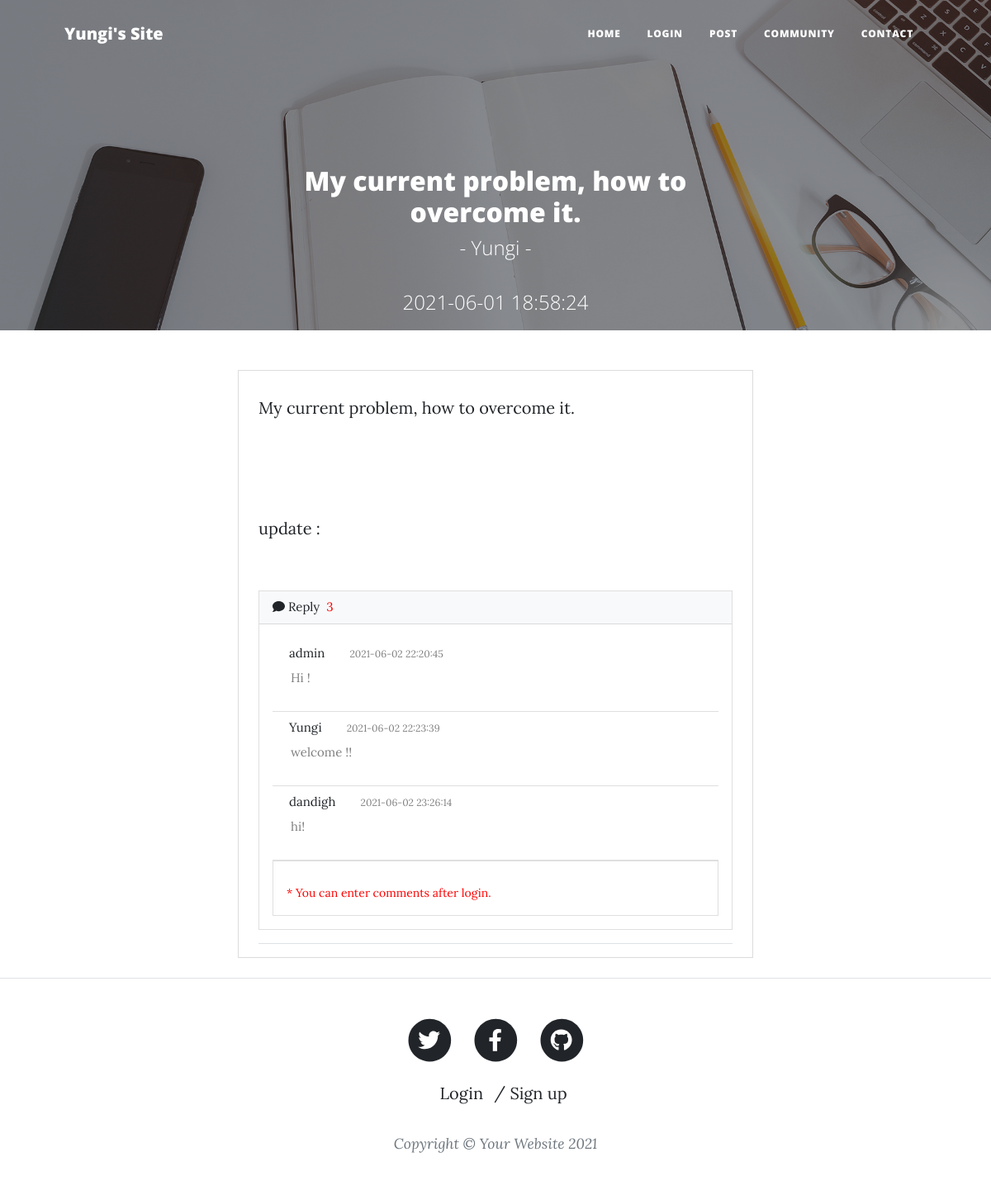
The app's page /dist/detail.php?id=1 with its own data.
### tables this page shows
CREATE TABLE `article` (
  `id` int(100) unsigned NOT NULL AUTO_INCREMENT,
  `title` varchar(100) NOT NULL,
  `contents` text NOT NULL,
  `regDate` datetime DEFAULT current_timestamp(),
  `updateDate` datetime DEFAULT NULL,
  `nickname` varchar(100) NOT NULL,
  `views` int(100) DEFAULT 0,
  PRIMARY KEY (`id`)
);

CREATE TABLE `reply` (
  `id` int(100) unsigned NOT NULL AUTO_INCREMENT,
  `regDate` datetime DEFAULT current_timestamp(),
  `upDateDate` datetime DEFAULT NULL,
  `relTypeCode` varchar(100) DEFAULT 'article',
  `relId` int(100) NOT NULL,
  `contents` text NOT NULL,
  `nickname` varchar(100) NOT NULL,
  PRIMARY KEY (`id`)
);

### dist/detail.php (the view, shortened to what this page needs)
<!DOCTYPE html>
<html lang="en">
    <head>
        <?php
            include "imports/head.php";
            if($_GET['id'] == null){
                ?>
                <script>window.location.href = 'index.php?cnt=0'; </script>
                <?php
            }else{
                $id = $_GET['id'];
                $sql = "SELECT * FROM article WHERE id = $id ORDER BY id DESC";
                $rs = mysqli_query($myConn, $sql);
                $article = mysqli_fetch_assoc($rs);
            }
         ?>
    </head>
    <body>
        <?php
            include "imports/navigation.php";
         ?>
        <header class="masthead" style=" height: 400px; background-image: url('assets/img/home-bg.jpg')">
            <div class="container position-relative px-4 px-lg-5">
                <div class="row gx-4 gx-lg-5 justify-content-center">
                    <div class="col-md-10 col-lg-8 col-xl-7">
                        <div class="site-heading">
                        <h2><?=$article['title']?></h2>
                            <span class="subheading">-  <?=$article['nickname']?> - </span>
                            <br>
                            <span class="subheading"> <?=$article['regDate']?></span>
                        </div>
                    </div>
                </div>
            </div>
        </header>
<main class="mb-4">
                <div class="row gx-4 gx-lg-5 justify-content-center" >
                    <div class="col-md-10 col-lg-8 col-xl-6" style="border: 1px solid #dcdcdc;">
                        <table class="table table-striped">
                            <br>
                            <?php $contents = str_replace("\n", "<br>", $article['contents']) ?>
                            <div style="width: 100%; margin-bottom:100px"><?=$contents?></div>
                        </table>
                        <span class="subheading"> update :  <?=$article['updateDate']?></span><br>
                        <?php if(isset($_SESSION['user'])){
                            if($_SESSION['user']['nickname'] == $article['nickname']){ ?>
                        <input type ="button" style ="font-size:14px;border-radius: 30px; margin-left:74%;" size="10" value="Modify" >
                        <input type ="button" style ="font-size:14px;border-radius: 30px; margin-left:1px" value="Delete" >
                        <?php } } ?> <br><br>
                    <div class="card mb-2">
                    <?php $sql = "SELECT COUNT(*) as count FROM reply WHERE relId = $id and reltypeCode = 'article'";
                                $rs = mysqli_query($myConn, $sql);
                                $count = mysqli_fetch_assoc($rs); ?>
                    <div class="card-header bg-light" style="font-size:15px">
                        <i class="fa fa-comment fa"></i> Reply &nbsp;<nav style="color:red; display: inline-block;"><?=$count['count']?></nav>
                    </div>
                    <div class="card-body">
                            <ul class="list-group list-group-flush">
                            <?php $sql = "select * from reply where relId = $id and reltypeCode = 'article'";
                                $rs = mysqli_query($myConn, $sql);
                                $replys = [];
                                while($reply = mysqli_fetch_assoc($rs)){
                                    $replys[] = $reply;
                                }
                            foreach($replys as $reply){ ?>
                            <li class="list-group-item">
                        <div class="form-inline mb-2" style="font-size:15px">
                                    &nbsp;<?=$reply['nickname']?> &nbsp;&nbsp;&nbsp;&nbsp; <div style="display:inline-block;font-size:12px; color:gray">&nbsp;  <?=$reply['regDate']?></div>
                                </div>
                                <div style="margin-left:6px;  width: 90%; margin-bottom:20px; color:gray; font-size:15px"><?=$reply['contents']?></div>
                                </li>
                                <?php }?>
                            <form action="doReply.php" method="get">
                                <li class="list-group-item">
                        <div class="form-inline mb-2" style="margin-top:20px;">
                        <?php if(!isset($_SESSION['user'])) {?>
                            <div style="font-size: 14px;color:red;">* You can enter comments after login.</div>
                        <?php } ?>
                                </li>
                                </form>
                            </ul>
                        </div>
                    </div>
                         <hr/>
                    </div>
                </div>
        </main>
        <?php include "imports/footer.php" ?>
    </body>
</html>

### dist/imports/head.php (shortened to what this page needs)
<link href="css/styles.css" rel="stylesheet" />

### dist/imports/navigation.php (shortened to what this page needs)
<nav class="navbar navbar-expand-lg navbar-light" id="mainNav">
    <div class="container px-4 px-lg-5">
        <a class="navbar-brand" href="index.php">Yungi's Site</a>
        <div class="collapse navbar-collapse" id="navbarResponsive">
            <ul class="navbar-nav ms-auto py-4 py-lg-0">
                <li class="nav-item"><a class="nav-link px-lg-3 py-3 py-lg-4" href="index.php">Home</a></li>
                <?php if(isset($_SESSION['user'])){ ?>
                <li class="nav-item"><a class="nav-link px-lg-3 py-3 py-lg-4" href="myPage.php?">my page</a></li>
                <?php }else{?>
                <li class="nav-item"><a class="nav-link px-lg-3 py-3 py-lg-4" href="login.php?chk=0">login</a></li>
                <?php } ?>
                <li class="nav-item"><a class="nav-link px-lg-3 py-3 py-lg-4" href="post.php">Post</a></li>
                <li class="nav-item"><a class="nav-link px-lg-3 py-3 py-lg-4" href="community.php">Community</a></li>
                <li class="nav-item"><a class="nav-link px-lg-3 py-3 py-lg-4" href="contact.php">Contact</a></li>
            </ul>
        </div>
    </div>
</nav>

### dist/imports/footer.php (shortened to what this page needs)
<footer class="border-top">
            <div class="container px-4 px-lg-5">
                <div class="row gx-4 gx-lg-5 justify-content-center">
                    <div class="col-md-10 col-lg-8 col-xl-7">
                        <ul class="list-inline text-center">
                            <li class="list-inline-item">
                                <a href="#!">
                                    <span class="fa-stack fa-lg">
                                        <i class="fas fa-circle fa-stack-2x"></i>
                                        <i class="fab fa-twitter fa-stack-1x fa-inverse"></i>
                                    </span>
                                </a>
                            </li>
                            <li class="list-inline-item">
                                <a href="#!">
                                    <span class="fa-stack fa-lg">
                                        <i class="fas fa-circle fa-stack-2x"></i>
                                        <i class="fab fa-facebook-f fa-stack-1x fa-inverse"></i>
                                    </span>
                                </a>
                            </li>
                            <li class="list-inline-item">
                                <a href="#!">
                                    <span class="fa-stack fa-lg">
                                        <i class="fas fa-circle fa-stack-2x"></i>
                                        <i class="fab fa-github fa-stack-1x fa-inverse"></i>
                                    </span>
                                </a>
                            </li>
                        </ul>
                        <ul class="list-inline text-center">
                            <li class="list-inline-item">
                            <?php if(isset($_SESSION['user'])){?>
                                <a href="myPage.php">
                                    <span class="fa-stack fa-lg" style="font-size:20px;">
                                    My&nbsp;page </span></a>&nbsp;&nbsp;&nbsp;&nbsp; &nbsp;/
                                <a href="doLogout.php">
                                    <span class="fa-stack fa-lg" style="font-size:20px;">
                                        Logout</span></a>
                            <?php }else{ ?>
                                <a href="login.php">
                                    <span class="fa-stack fa-lg" style="font-size:20px;">
                                        Login</span></a> &nbsp; / <a href="signUp.php">
                                    <span class="fa-stack fa-lg" style="font-size:20px;">
                                    Sign&nbsp;up </span></a>
                            <?php } ?>
                                    </li></ul>
                        <div class="small text-center text-muted fst-italic">Copyright &copy; Your Website 2021</div>
                    </div>
                </div>
            </div>
        </footer>

### records on screen
article: title "My current problem, how to overcome it.", nickname "Yungi", regDate "2021-06-01 18:58:24", contents "My current problem, how to overcome it."
reply: nickname "admin", regDate "2021-06-02 22:20:45", contents "Hi !"
reply: nickname "Yungi", regDate "2021-06-02 22:23:39", contents "welcome !!"
reply: nickname "dandigh", regDate "2021-06-02 23:26:14", contents "hi!"

### other values on screen
$count['count'] "3"
